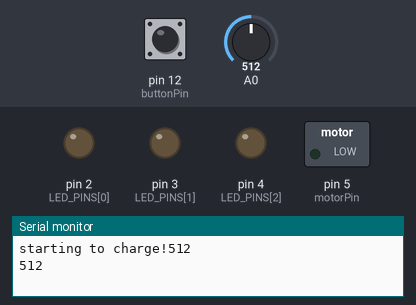
A sketch run on a simulated Arduino Uno, built with avr-gcc and run on an emulated ATmega328P. Parts: switched loads named in the sketch (green lamp = pin HIGH), output pins drawn as LEDs (lit = HIGH), the last lines printed to the serial monitor. The inputs (shaded band) are chosen by the test bench; at power-on: A0 = 512, pin 12 (buttonPin) HIGH.

Above: at 0.1 s.
At 1.2 s:
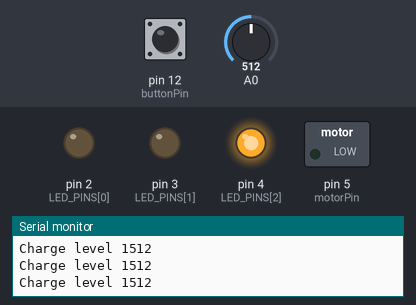
1.3 s: A0 set to 788
At 4.0 s:
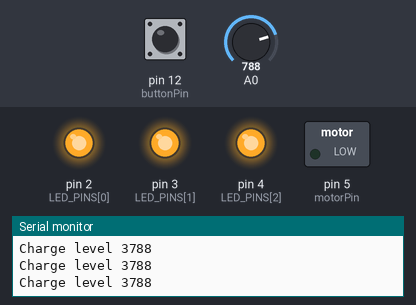
4.3 s: A0 set to 809
Timing chart, 0 to 7.3 s (numbered marks = the images above; inputs shaded):
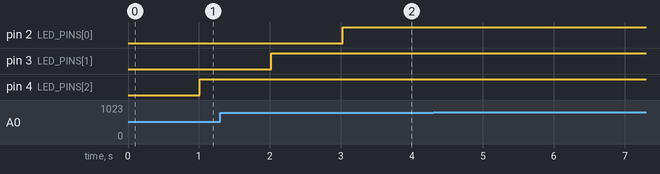

The sketch:

arm_cannon.ino
```cpp
int NUM_PINS = 3;
int LED_PINS[3] = { 2, 3, 4 };
int motorPin = 5;

int buttonPin = 12;
int forceResistor;
bool loaded = 0;
int charge = 0;
int threshold = 800;

void setup() {
  // put your setup code here, to run once:
  for (int i = 0; i < NUM_PINS; i++) {
    pinMode(LED_PINS[i], OUTPUT);
  }
  pinMode(motorPin, OUTPUT);
  pinMode(A0, INPUT_PULLUP);
  pinMode(buttonPin, INPUT_PULLUP);
  Serial.begin(9600);
}

void loop() {
  if (loaded) {
    bool trigger = !digitalRead(buttonPin);
    Serial.print("waiting for trigger");
    if (trigger) {
      firingAnimation(charge);
      loaded = false;
      charge = 0;
    }
  }
  if (analogRead(forceResistor) < threshold) {
    charge = chargingFunction();
    loaded = 1;
  }
  Serial.print("DEBUG INFO:");
  Serial.print("      Analog Sensor: ");
  Serial.print(analogRead(A0));
  Serial.print("   ");
  Serial.print("Charge: ");
  Serial.print(charge);
  Serial.print("   Loaded: ");
  Serial.println(loaded);
  Serial.print("   ");
}

void firingAnimation(int chargeLevel) {
  Serial.print("fire!");

  digitalWrite(motorPin, HIGH);
  for (int i = chargeLevel; i >= 0; i--) {
    digitalWrite(LED_PINS[i], LOW);
    delay(50);
  }
  delay(chargeLevel * 300);
  digitalWrite(motorPin, LOW);
}

int chargingFunction() {
  int startTime = millis();
  int pressure = analogRead(forceResistor);
  Serial.print("starting to charge!");
  int currCharge = 0;
  while (pressure < threshold) {
    if ((millis() - startTime) > 3000) {
      digitalWrite(LED_PINS[0], HIGH);
      currCharge = 3;
      Serial.print("Charge level 3");
    } else if ((millis() - startTime) > 2000) {
      digitalWrite(LED_PINS[1], HIGH);
      currCharge  = 2;
      Serial.print("Charge level 2");
    } else if ((millis() - startTime) > 1000) {
      digitalWrite(LED_PINS[2], HIGH);
      currCharge  = 1;
      Serial.print("Charge level 1");
    }
    Serial.println(analogRead(forceResistor));
    pressure = analogRead(forceResistor);
    delay(50);
  }
  delay(100);
  return currCharge;
}
```
